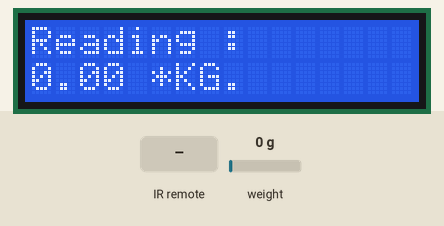
Simulated run of this sketch. Board: Arduino Uno, built with avr-gcc and run on an emulated ATmega328P. On the bench: 16×2 character LCD. The inputs (shaded band) are chosen by the test bench; at power-on: weight on the scale 0 g. What the sketch prints to the serial monitor is not drawn.

Above: at 3.2 s.
3.3 s: weight on the scale set to 100 g
At 4.5 s:
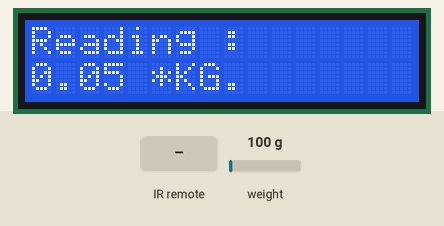
4.8 s: infrared code 0xE318261B received
At 6.0 s:
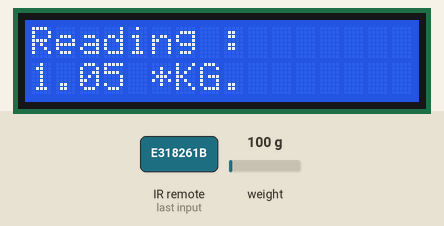
6.5 s: infrared code 0x511DBB received
At 7.2 s:
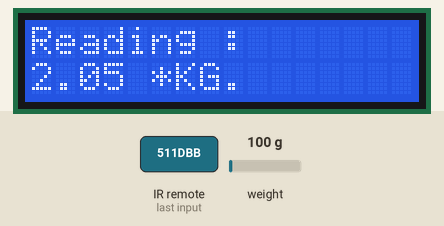
8.1 s: weight on the scale set to 1250 g
At 8.5 s:
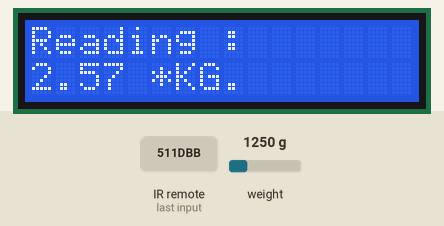
9.7 s: weight on the scale set to 2500 g
At 11.0 s:
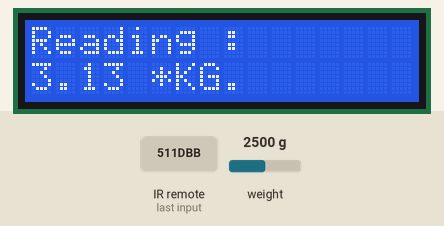
Timing chart, 0 to 12.2 s (numbered marks = the images above; inputs shaded):
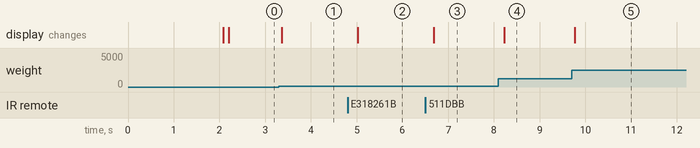

Measured:
- after the input at 3.3 s, the display: changes after 0.06 s (image 1)
- after the input at 4.8 s, the display: changes after 0.22 s (image 2)
- after the input at 6.5 s, the display: changes after 0.19 s (image 3)
- after the input at 8.1 s, the display: changes after 0.13 s (image 4)
- after the input at 9.7 s, the display: changes after 0.06 s (image 5)

The sketch:

cellremote.ino
```cpp
#include "HX711.h"
#include "IRremote.h"
#include <LiquidCrystal_I2C.h>
LiquidCrystal_I2C lcd(0x27, 16,2);

#define zero_factor 8488625
#define DOUT  A3
#define CLK   A2
#define DEC_POINT  2

float calibration_factor = 92410.00;
float offset=0;
float get_units_kg();
int RECV_PIN = 11;

IRrecv irrecv(RECV_PIN);
decode_results results;

float receive = 0;

static float change = 0;
static float showcr = 0;

HX711 scale(DOUT, CLK);

void setup()
{
  Serial.begin(115200);
  irrecv.enableIRIn();
  lcd.begin();
  lcd.print("Loading Cell");
  Serial.println("Load Cell");
  scale.set_scale(calibration_factor);
  scale.set_offset(zero_factor);
  delay(2000);
  lcd.clear();

}

void loop()
{

String data = String(get_units_kg()+offset, DEC_POINT);
float x = data.toFloat();
receive = x;

showcr = receive + change;

remote();

if(x <=0)
{
lcd.print("Reading : ");
lcd.setCursor(0, 1);
lcd.print(receive);
lcd.print(" *KG.          ");

}
else
{
lcd.print("Reading : ");
lcd.setCursor(0, 1);
lcd.print(showcr);
lcd.print(" *KG.          ");
}

}//loop

void remote()
{

  if (irrecv.decode(&results)) {

   //Serial.println(results.value);

    if(results.value == 3810010651)
    {
      change = 1;
    }

    if(results.value == 5316027)
    {
      change = 2;
    }

    if(results.value == 4001918335)
    {
      change = 0;
    }

    irrecv.resume(); // Receive the next value

  }

}//remote

float get_units_kg()
{
  return(scale.get_units()*0.453592);

}
```
